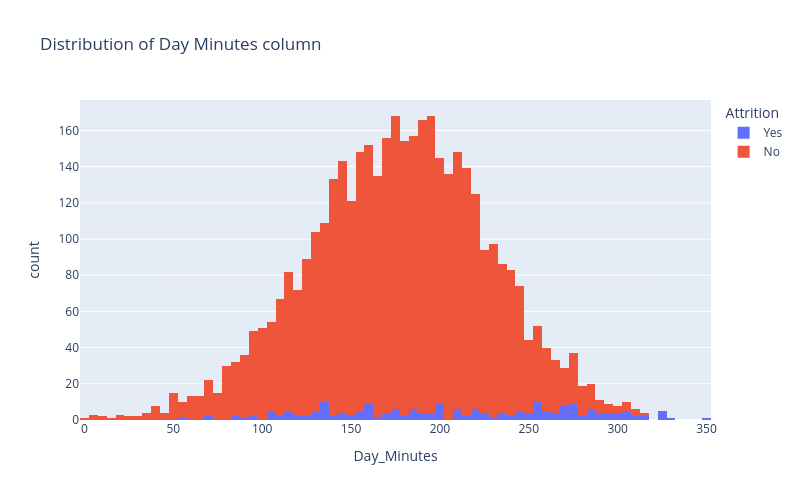

Notebook source saved alongside this figure:
### Code cell
px.histogram(train_df,x='Day_Minutes',
             color = 'Attrition',
             title='Distribution of Day Minutes column',
            width = 800,height=500)

### Figure 1 — Plotly figure (JSON) as saved in the notebook; plotly's stock layout.template omitted (floating-point values rounded to 4 significant figures; data arrays with more than 128 entries replaced by an {"elided": "..."} marker saying what was removed)
{"data": [{"bingroup": "x", "hovertemplate": "Attrition=Yes<br>Day_Minutes=%{x}<br>count=%{y}<extra></extra>", "legendgroup": "Yes", "marker": {"color": "#636efa", "pattern": {"shape": ""}}, "name": "Yes", "orientation": "v", "showlegend": true, "type": "histogram", "x": {"elided": "207 float values"}, "xaxis": "x", "yaxis": "y"}, {"bingroup": "x", "hovertemplate": "Attrition=No<br>Day_Minutes=%{x}<br>count=%{y}<extra></extra>", "legendgroup": "No", "marker": {"color": "#EF553B", "pattern": {"shape": ""}}, "name": "No", "orientation": "v", "showlegend": true, "type": "histogram", "x": {"elided": "3943 float values"}, "xaxis": "x", "yaxis": "y"}], "layout": {"barmode": "relative", "height": 500, "legend": {"title": {"text": "Attrition"}, "tracegroupgap": 0}, "title": {"text": "Distribution of Day Minutes column"}, "width": 800, "xaxis": {"anchor": "y", "domain": [0, 1], "title": {"text": "Day_Minutes"}}, "yaxis": {"anchor": "x", "domain": [0, 1], "title": {"text": "count"}}}}
